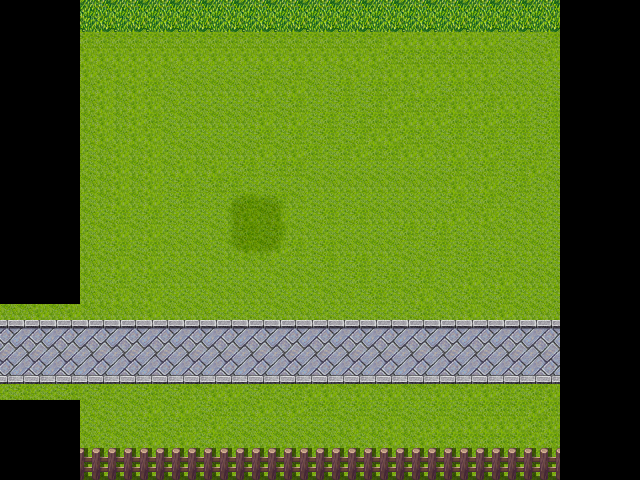

This is a level from a 2D game, rendered from its Tiled map with the project's own tilesets. A one-line summary and the map file follow, with tile-layer data summarised:
An orthogonal 40x30 tile map with 16x16 px tiles, 1 tile layer (Tile Layer 1).

<map version="1.0" orientation="orthogonal" renderorder="right-down" width="40" height="30" tilewidth="16" tileheight="16" nextobjectid="1">
 <tileset firstgid="1" name="ParkTile" tilewidth="16" tileheight="16" tilecount="768">
  <image source="../ParkTile.png" width="512" height="384" />
 </tileset>
 <layer name="Tile Layer 1" width="40" height="30">
  <data>[1200 cells, 930 non-empty, 54 distinct tile ids]</data>
 </layer>
</map>
